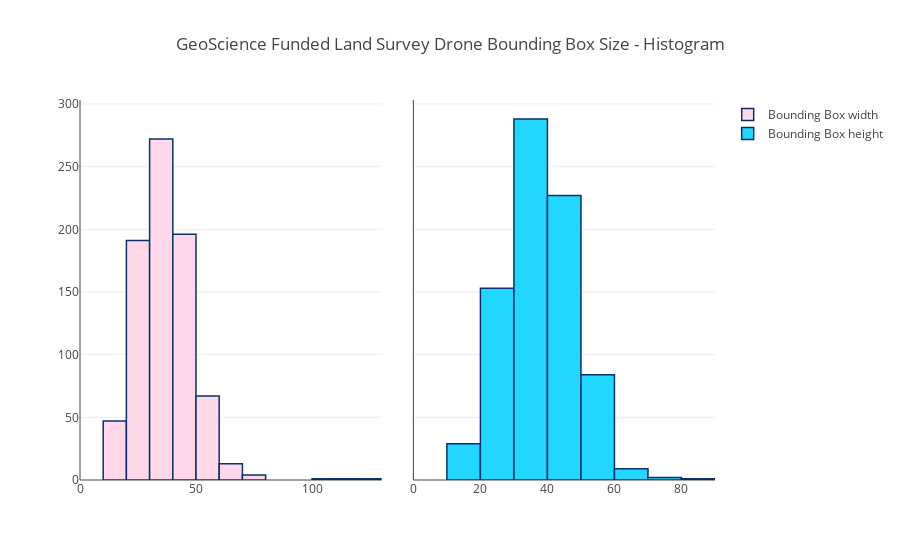
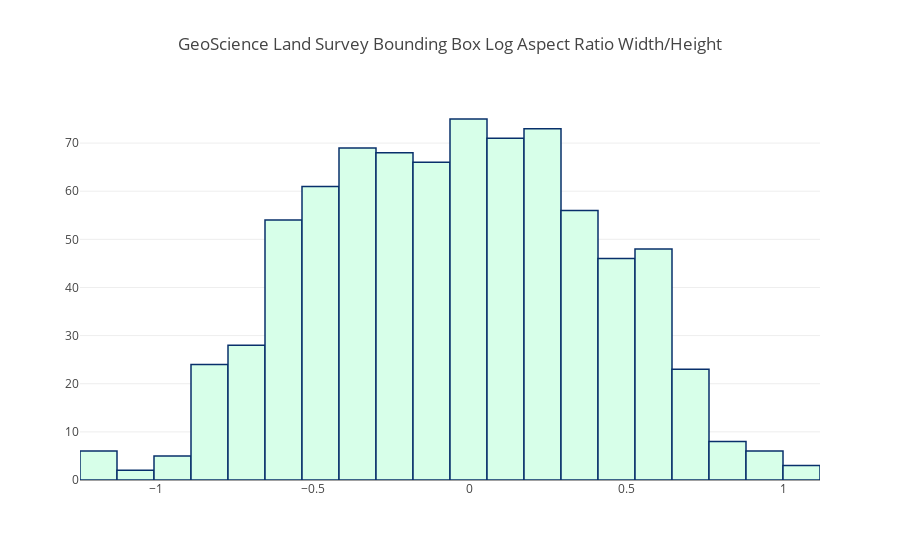

Write notebook code for charts like these, in order.
### Code cell
geo_df = xml_from_dir("geo")
showhistogram(geo_df,"GeoScience Funded Land Survey Drone Bounding Box Size - Histogram")
showqqplot(geo_df,"GeoScience Funded Land Survey Drone Bounding Box Size - QQPlot")
showhist("GeoScience Land Survey Bounding Box Log Aspect Ratio Width/Height",geo_df.aspect)

### Figure 1 — Plotly figure (JSON) as saved in the notebook; plotly's stock layout.template omitted (floating-point values rounded to 4 significant figures; data arrays with more than 128 entries replaced by an {"elided": "..."} marker saying what was removed)
{"data": [{"marker": {"color": "#FFD7E9", "line": {"color": "rgb(8,48,107)", "width": 1.5}}, "name": "Bounding Box width", "opacity": 1, "type": "histogram", "x": {"elided": "793 int values"}, "xaxis": "x1", "xbins": {"end": 200, "size": 10, "start": 0}}, {"marker": {"color": "#22D7FF", "line": {"color": "rgb(8,48,107)", "width": 1.5}}, "name": "Bounding Box height", "opacity": 1, "type": "histogram", "x": {"elided": "793 int values"}, "xaxis": "x2", "xbins": {"end": 200, "size": 10, "start": 0}}], "layout": {"title": "GeoScience Funded Land Survey Drone Bounding Box Size - Histogram", "xaxis": {"anchor": "x1", "autorange": true, "domain": [0, 0.475], "rangemode": "tozero", "zeroline": true}, "xaxis2": {"anchor": "x2", "autorange": true, "domain": [0.525, 1], "rangemode": "tozero", "zeroline": true}}}

### Figure 2 — Plotly figure (JSON) as saved in the notebook; plotly's stock layout.template omitted (floating-point values rounded to 4 significant figures; data arrays with more than 128 entries replaced by an {"elided": "..."} marker saying what was removed)
{"data": [{"marker": {"color": "#D7FFE9", "line": {"color": "rgb(8,48,107)", "width": 1.5}}, "name": "Log Aspect Ratio W/H", "opacity": 1, "type": "histogram", "x": {"elided": "793 float values"}, "xbins": {"end": 1.115, "size": 0.1178, "start": -1.242}}], "layout": {"title": "GeoScience Land Survey Bounding Box Log Aspect Ratio Width/Height"}}
